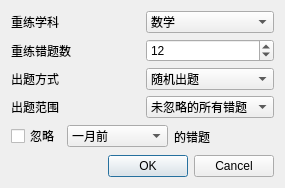
<?xml version="1.0" encoding="UTF-8"?>
<ui version="4.0">
 <class>Dialog</class>
 <widget class="QDialog" name="Dialog">
  <property name="geometry">
   <rect>
    <x>0</x>
    <y>0</y>
    <width>285</width>
    <height>188</height>
   </rect>
  </property>
  <property name="windowTitle">
   <string>Dialog</string>
  </property>
  <layout class="QVBoxLayout" name="verticalLayout">
   <item>
    <layout class="QHBoxLayout" name="horizontalLayout_5">
     <item>
      <widget class="QLabel" name="label_4">
       <property name="text">
        <string>重练学科</string>
       </property>
      </widget>
     </item>
     <item>
      <widget class="QComboBox" name="comboBox_3">
       <item>
        <property name="text">
         <string>数学</string>
        </property>
       </item>
       <item>
        <property name="text">
         <string>物理</string>
        </property>
       </item>
       <item>
        <property name="text">
         <string>化学</string>
        </property>
       </item>
       <item>
        <property name="text">
         <string>生物</string>
        </property>
       </item>
      </widget>
     </item>
    </layout>
   </item>
   <item>
    <layout class="QHBoxLayout" name="horizontalLayout">
     <item>
      <widget class="QLabel" name="label">
       <property name="text">
        <string>重练错题数</string>
       </property>
      </widget>
     </item>
     <item>
      <widget class="QSpinBox" name="spinBox">
       <property name="value">
        <number>12</number>
       </property>
      </widget>
     </item>
    </layout>
   </item>
   <item>
    <layout class="QHBoxLayout" name="horizontalLayout_2">
     <item>
      <widget class="QLabel" name="label_2">
       <property name="text">
        <string>出题方式</string>
       </property>
      </widget>
     </item>
     <item>
      <widget class="QComboBox" name="comboBox">
       <item>
        <property name="text">
         <string>随机出题</string>
        </property>
       </item>
      </widget>
     </item>
    </layout>
   </item>
   <item>
    <layout class="QHBoxLayout" name="horizontalLayout_6">
     <item>
      <widget class="QLabel" name="label_5">
       <property name="text">
        <string>出题范围</string>
       </property>
      </widget>
     </item>
     <item>
      <widget class="QComboBox" name="comboBox_4">
       <item>
        <property name="text">
         <string>未忽略的所有错题</string>
        </property>
       </item>
       <item>
        <property name="text">
         <string>未忽略的未做错题</string>
        </property>
       </item>
       <item>
        <property name="text">
         <string>未忽略的再错错题</string>
        </property>
       </item>
       <item>
        <property name="text">
         <string>自选日期</string>
        </property>
       </item>
      </widget>
     </item>
    </layout>
   </item>
   <item>
    <layout class="QHBoxLayout" name="horizontalLayout_3">
     <item>
      <widget class="QCheckBox" name="checkBox">
       <property name="sizePolicy">
        <sizepolicy hsizetype="Fixed" vsizetype="Fixed">
         <horstretch>0</horstretch>
         <verstretch>0</verstretch>
        </sizepolicy>
       </property>
       <property name="text">
        <string>忽略</string>
       </property>
      </widget>
     </item>
     <item>
      <widget class="QComboBox" name="comboBox_2">
       <item>
        <property name="text">
         <string>一月前</string>
        </property>
       </item>
       <item>
        <property name="text">
         <string>三月前</string>
        </property>
       </item>
       <item>
        <property name="text">
         <string>半年前</string>
        </property>
       </item>
       <item>
        <property name="text">
         <string>一年前</string>
        </property>
       </item>
       <item>
        <property name="text">
         <string>两年前</string>
        </property>
       </item>
      </widget>
     </item>
     <item>
      <widget class="QLabel" name="label_3">
       <property name="text">
        <string>的错题</string>
       </property>
      </widget>
     </item>
    </layout>
   </item>
   <item>
    <layout class="QHBoxLayout" name="horizontalLayout_4">
     <item>
      <spacer name="horizontalSpacer">
       <property name="orientation">
        <enum>Qt::Horizontal</enum>
       </property>
       <property name="sizeHint" stdset="0">
        <size>
         <width>45</width>
         <height>20</height>
        </size>
       </property>
      </spacer>
     </item>
     <item>
      <widget class="QDialogButtonBox" name="buttonBox">
       <property name="orientation">
        <enum>Qt::Horizontal</enum>
       </property>
       <property name="standardButtons">
        <set>QDialogButtonBox::Cancel|QDialogButtonBox::Ok</set>
       </property>
      </widget>
     </item>
    </layout>
   </item>
  </layout>
 </widget>
 <resources/>
 <connections>
  <connection>
   <sender>buttonBox</sender>
   <signal>accepted()</signal>
   <receiver>Dialog</receiver>
   <slot>accept()</slot>
   <hints>
    <hint type="sourcelabel">
     <x>248</x>
     <y>254</y>
    </hint>
    <hint type="destinationlabel">
     <x>157</x>
     <y>274</y>
    </hint>
   </hints>
  </connection>
  <connection>
   <sender>buttonBox</sender>
   <signal>rejected()</signal>
   <receiver>Dialog</receiver>
   <slot>reject()</slot>
   <hints>
    <hint type="sourcelabel">
     <x>316</x>
     <y>260</y>
    </hint>
    <hint type="destinationlabel">
     <x>286</x>
     <y>274</y>
    </hint>
   </hints>
  </connection>
 </connections>
</ui>
